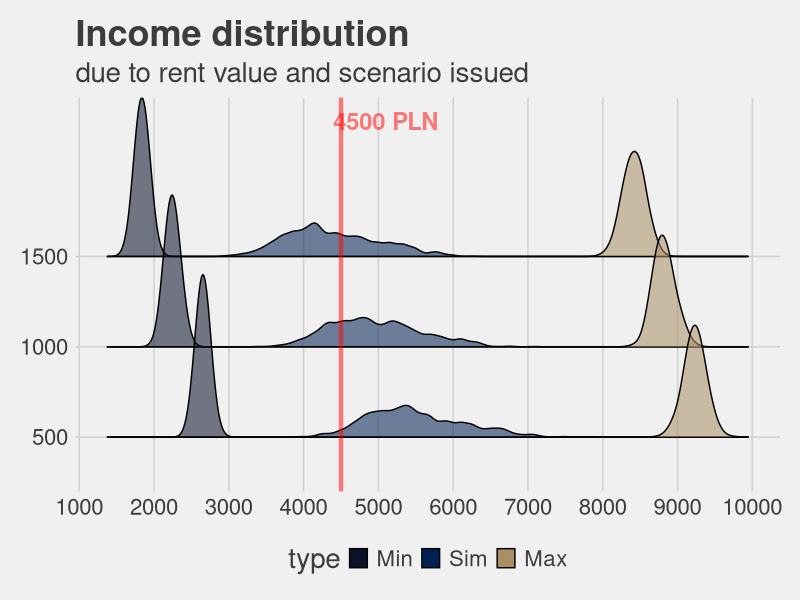
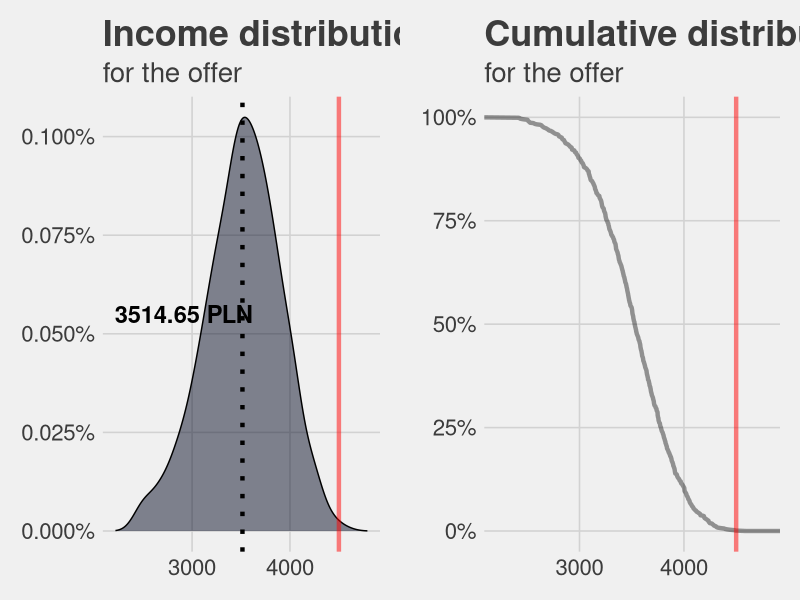

Reproduce these figures in R, in order.
################################################################################
# Title:  Income prediction with stochastic simulation
# Date:   2020-03-25
# Technologies:
#     * R
#     * Html (Kaggle only)
#     * CSS  (Kaggle only)
# Libraries:
#   * ggridges
#   * ggthemes
#   * ggpubr
#   * gganimate
#   * tidyverse
#   * knitr
#   * kableExtra
#   * assertthat
# Tasks:
#   * Monte Carlo simulation
# Exteral link:
#   * https://www.kaggle.com/radbys/activities-in-rugby-exploratory-data-analysis
################################################################################

# Environment settings
  # Loading libraries
  library(ggridges)
  library(ggthemes)
  library(ggpubr)
  library(gganimate)
  library(tidyverse)
  library(knitr)
  library(kableExtra)
  library(assertthat)

  # Plot options
  theme_set(theme_fivethirtyeight())

  theme_update(
    text = element_text(size = 20),
    plot.title = element_text(size = 26, face = "bold"),
    strip.text = element_text(size = 20, face = "bold", colour = "black"),
    strip.background = element_rect(fill = "darkgrey"),
    legend.key.size = unit(0.5, "cm"),
    legend.key.width = unit(0.5, "cm")
  )

  colors <- c("#0a1128", "#001f54", "#aa8f66", "#ffff82")

# Preparation
  # Assumptions
  w <- c(500, 1000, 1500) # Possible rent cost in three scenarios
  k <- 0:4 # Possible number of clients for each day
  c <- 30:50 # Cost per client
  d <- 20:26 # Number of working days per month

  # Propability-price df
  co <- 0.8 # Percentage of regular clients
  na <- 1 - co # Percentage of new clients
  k4 <- c(0.01, 0.01, 0.3, 0.45, 0.3) # Probability of daily demand
  dp <- c(0.3, 0.2, 0.15, 0.1, 0.1, 0.1, 0.05) # Probability of working days in month

  pp <- data.frame(
    method = c("1to1", "2D", "3D", "4D", "5to7D", "8to10D"), # Method names
    co_prob = c(0.05, 0.2, 0.4, 0.25, 0.1, 0) * co, # Method probability by regulars
    na_prob = c(0.05, 0.2, 0.4, 0.25, 0.1, 0) * na, # Method probability by new clients
    co_price = c(100, 125, 140, 150, 160, 180), # Prices for regular clients
    na_price = c(130, 140, 160, 180, 200, 220) # Prices for new clients
  )

  pre <- pp
  names(pre) <- c("method", "Regulars_prob", "New_clients_prob", "Regulars_prices", "New_clients_prices")

  data.frame(pre) %>%
    kable() %>%
    kable_styling()

  # User-made function

      ##########################################################################
      #                               Disclaimer                               #
      ##########################################################################
          # calc function has been recently vectorized.
          # You can still view it raw for-loop form at kaggle's code section.

    # rep: number of sampling iterations (default: 1000)
    # wc:  rent cost (values: 500:1500, no default)
    # dm:  working days in month (values: 20:26, default: sample)
    # cc:  client cost (values: 30:50, default: sample)
    # kk:  number of clients per day (values: 0:4, default: sample)

  calc <- function(rep = 1000, wc, dm, cc, kk) {

    # Input validation
    assertthat::assert_that(
      wc %in% 500:1500,
      (missing(dm) || dm %in% 20:26),
      (missing(cc) || cc %in% 30:50),
      (missing(kk) || kk %in% 0:4)
    )

    # Sample data
    # Working days in a month
    m_Day <- if (missing(dm)) {
      message("Sampling number of working days per month")
      sample(d, rep, prob = dp, replace = TRUE)
    } else {
      rep(dm, rep)
    }

    # Clients in a month
    m_Cl <- if (missing(kk)) {
      message("Sampling number of clients per month")
      sapply(seq(m_Day), function(x) {
        sum(sample(k, size = m_Day[x], replace = TRUE, prob = k4))
      })
    } else {
      kk * m_Day
    }

    # Clients costs in a month
    co_Cl <- if (missing(cc)) {
      message("Sampling client cost")
      m_Cl * sample(c, 1)
    } else {
      m_Cl * cc
    }

    # Main Body
    # Costs
    cos <- wc + co_Cl

    # Income
    inc <- sapply(seq(m_Cl), function(x) {
      sum(sample(
        c(pp$co_price, pp$na_price),
        size = m_Cl[x],
        replace = TRUE,
        prob = c(pp$co_prob, pp$na_prob)
      ))
    })

    # True income
    inc <- (inc - cos) * 0.81

    # Return
    data.frame(
      "Rent" = wc,
      "Work_day" = m_Day,
      "Cl_Mon" = m_Cl,
      "Cl_Cost_Mon" = cos,
      "Income" = inc,
      "incCat" = ifelse(inc < 3000,
        "<3000",
        ifelse(inc > 5000,
          ">5000",
          "3000<x<5000"
        )
      )
    )
  }


# Computation
  # Scenarios
  sce <- data.frame(
    Name = c("Min1", "Min2", "Min3", "Sim1", "Sim2", "Sim3", "Max1", "Max2", "Max3"),
    Rent = rep(c(500, 1000, 1500), 3),
    Working_day = c(rep(20, 3), rep("random", 3), rep(26, 3)),
    Client_cost = c(rep(50, 3), rep("random", 3), rep(40, 3)),
    Clients_per_day = c(rep(2, 3), rep("random", 3), rep(4, 3))
  )

  # Calculations
  op <- rbind(
    # Minimal scenario
    # Rent: 500,1000,1500 - Working day: 20 - Client cost: 50 - Clients Per Day: 2
    calc(wc = 500, dm = min(d), cc = max(c), kk = 2),
    calc(wc = 1000, dm = min(d), cc = max(c), kk = 2),
    calc(wc = 1500, dm = min(d), cc = max(c), kk = 2),
    # Maximal scenario
    # Rent: 500,1000,1500 - Working day: 26 - Client cost: 40 - Clients Per Day, max: 4
    calc(wc = 500, dm = max(d), cc = min(c), kk = 4),
    calc(wc = 1000, dm = max(d), cc = min(c), kk = 4),
    calc(wc = 1500, dm = max(d), cc = min(c), kk = 4),
    # Stochastic symulation
    calc(wc = 500),
    calc(wc = 1000),
    calc(wc = 1500)
  )

  op$type <- factor(c(rep("Min", 3000), rep("Max", 3000), rep("Sim", 3000)),
    levels = c("Min", "Sim", "Max")
  )

  me <- op %>%
    group_by(type, Rent) %>%
    summarise(
      Mean_Monthly_Client_Cost = round(mean(Cl_Cost_Mon), 2),
      Mean_Monthly_Income = round(mean(Income), 2)
    )

  data.frame(sce, me[, 3:4]) %>%
    kable() %>%
    kable_styling()


# Visualization
threshold <- 4500

ggplot(op, aes(y = factor(Rent))) +
  geom_density_ridges(
    aes(
      x = Income,
      fill = type,
      alpha = .8
    )
  ) +
  labs(
    title = "Income distribution",
    subtitle = "due to rent value and scenario issued"
  ) +
  scale_x_continuous("Income", labels = seq(0, 10000, by = 1000), breaks = seq(0, 10000, by = 1000)) +
  scale_y_discrete("Rent") +
  scale_alpha(guide = "none") +
  geom_vline(xintercept = threshold, linetype = "solid", color = "red", size = 1.5, alpha = 0.5) +
  annotate("text",
           x = threshold + 600,
           y = 4.5,
           label = paste(threshold, "PLN"),
           size = 6,
           col = "red",
           fontface = "bold",
           alpha = 0.5) +
  scale_fill_manual(values = c("#0a1128", "#001f54", "#aa8f66"))

op %>%
  group_by(Rent, type) %>%
  mutate(n = row_number()) %>%
  ungroup() %>%
  ggplot(aes(n, Income, group = type, fill = type, col = type), alpha = 0.8)+
  geom_line()+
  facet_grid(~Rent)+
  scale_color_manual(values = c(colors[2], "darkgrey", colors[3]))+
  labs(title = "Income line plot",
       subtitle = "Income samples plotted against income values grouped by rent value")+
  guides(colour = guide_legend(override.aes = list(size=3)))+
  theme(axis.text.x = element_blank())+
  transition_reveal(n)


  # Updating assumptions
  k  <- as.vector(c(0:3))    #Updated possible number of clients for each day
  k4 <- k4[1:4]+(k4[5]/4)    #Updated probability of daily demand
  d  <- c(20:21)             #Updated number of working days per month
  dp <- c(1,0)               #Updated probability of working days in month

  # Updating price-df
  pp <- data.frame(
    method = c("1to1", "2D", "3D", "4to6D", "6to8D"),                      #Method names
    co_prob = c(0.05, 0.2, 0.4, (0.25 +  (0.1/3) + (0.1/3)),(0.1/3))*co,   #Method probability by regulars
    na_prob = c(0.05, 0.2, 0.4, (0.25 +  (0.1/3) + (0.1/3)),(0.1/3))*na,   #Method probability by new clients
    co_price = c(130, 130, 150, 170, 190),                                 #Prices for regular clients
    na_price = c(130, 160, 180, 220, 240)                                  #Prices for new clients
  )

  new <- calc(wc = 800)

  p1 <- ggplot(new, aes(Income))+
    geom_density(alpha = 0.5, fill = "#0a1128")+
    labs(title = "Income distribution",
         subtitle = "for the offer")+
    scale_alpha(guide = "none")+
    scale_y_continuous("Density",labels=scales::percent)+
    scale_x_continuous("Income", limits = c(min(new$Income)-200, max(new$Income)+200))+
    geom_vline(xintercept = mean(new$Income), linetype="dotted", color = "black", size=1.5)+
    geom_vline(xintercept = threshold, linetype="solid", color = "red", size=1.5, alpha = 0.5)+
    annotate("text", x = mean(new$Income)-600, y=0.00055, label = paste(round(mean(new$Income),2), "PLN"), size = 6, col = "black",fontface = "bold")+
    annotate("text", x = threshold+600, y=0.0008, label = paste(threshold, "PLN"), size = 6, col = "red",fontface = "bold", alpha = 0.7)+
    theme(legend.position = "none")

  p2 <- new %>%
    ggplot(aes(Income))+
    geom_line(aes(y = 1 - ..y..), stat='ecdf', size = 1.5, alpha = 0.4)+
    labs(title = "Cumulative distribution",
         subtitle = "for the offer")+
    scale_y_continuous("Probability", labels = scales::percent_format())+
    scale_x_continuous("Income", limits = c(min(new$Income)-200, max(new$Income)+200))+
    geom_vline(xintercept = threshold, linetype="solid", color = "red", size=1.5, alpha = 0.5)+
    annotate("text", x = threshold+600, y=1, label = paste(threshold, "PLN"), size = 6, col = "red",fontface = "bold", alpha = 0.7)

  ggarrange(p1, p2)
